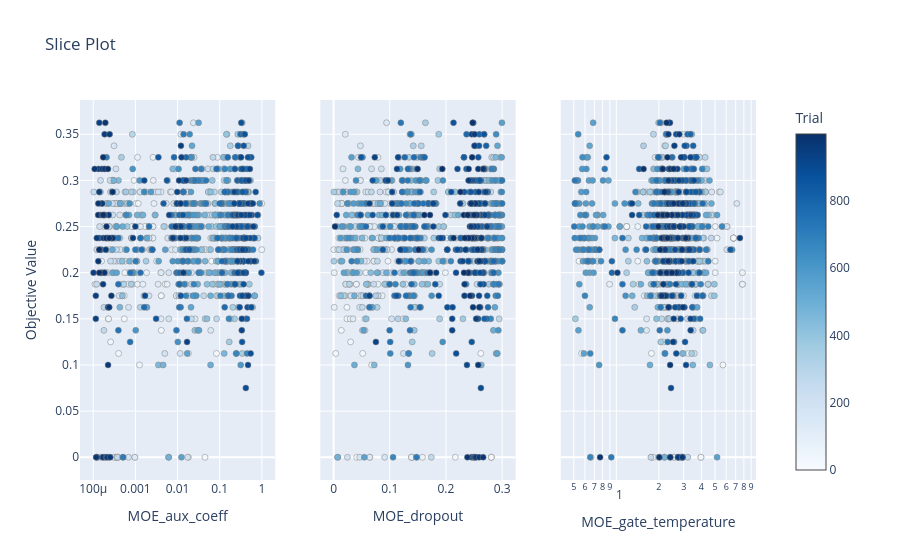

Notebook code for this chart:
### Code cell
fig_slice = plot_slice(study, params=params_to_plot_MOE_AUX)
fig_slice.show()

### Figure 1 — Plotly figure (JSON) as saved in the notebook; plotly's stock layout.template omitted (floating-point values rounded to 4 significant figures; data arrays with more than 128 entries replaced by an {"elided": "..."} marker saying what was removed)
{"data": [{"marker": {"color": {"elided": "1000 int values"}, "colorbar": {"title": {"text": "Trial"}, "x": 1, "xpad": 40}, "colorscale": [[0, "rgb(247,251,255)"], [0.125, "rgb(222,235,247)"], [0.25, "rgb(198,219,239)"], [0.375, "rgb(158,202,225)"], [0.5, "rgb(107,174,214)"], [0.625, "rgb(66,146,198)"], [0.75, "rgb(33,113,181)"], [0.875, "rgb(8,81,156)"], [1, "rgb(8,48,107)"]], "line": {"color": "Grey", "width": 0.5}, "showscale": true}, "mode": "markers", "name": "Feasible Trial", "showlegend": false, "type": "scatter", "x": {"elided": "1000 float values"}, "xaxis": "x", "y": {"elided": "1000 float values"}, "yaxis": "y"}, {"marker": {"color": {"elided": "1000 int values"}, "colorbar": {"title": {"text": "Trial"}, "x": 1, "xpad": 40}, "colorscale": [[0, "rgb(247,251,255)"], [0.125, "rgb(222,235,247)"], [0.25, "rgb(198,219,239)"], [0.375, "rgb(158,202,225)"], [0.5, "rgb(107,174,214)"], [0.625, "rgb(66,146,198)"], [0.75, "rgb(33,113,181)"], [0.875, "rgb(8,81,156)"], [1, "rgb(8,48,107)"]], "line": {"color": "Grey", "width": 0.5}, "showscale": false}, "mode": "markers", "name": "Feasible Trial", "showlegend": false, "type": "scatter", "x": {"elided": "1000 float values"}, "xaxis": "x2", "y": {"elided": "1000 float values"}, "yaxis": "y2"}, {"marker": {"color": {"elided": "1000 int values"}, "colorbar": {"title": {"text": "Trial"}, "x": 1, "xpad": 40}, "colorscale": [[0, "rgb(247,251,255)"], [0.125, "rgb(222,235,247)"], [0.25, "rgb(198,219,239)"], [0.375, "rgb(158,202,225)"], [0.5, "rgb(107,174,214)"], [0.625, "rgb(66,146,198)"], [0.75, "rgb(33,113,181)"], [0.875, "rgb(8,81,156)"], [1, "rgb(8,48,107)"]], "line": {"color": "Grey", "width": 0.5}, "showscale": false}, "mode": "markers", "name": "Feasible Trial", "showlegend": false, "type": "scatter", "x": {"elided": "1000 float values"}, "xaxis": "x3", "y": {"elided": "1000 float values"}, "yaxis": "y3"}], "layout": {"title": {"text": "Slice Plot"}, "xaxis": {"anchor": "y", "domain": [0, 0.2889], "title": {"text": "MOE_aux_coeff"}, "type": "log"}, "xaxis2": {"anchor": "y2", "domain": [0.3556, 0.6444], "title": {"text": "MOE_dropout"}}, "xaxis3": {"anchor": "y3", "domain": [0.7111, 1], "title": {"text": "MOE_gate_temperature"}, "type": "log"}, "yaxis": {"anchor": "x", "domain": [0, 1], "title": {"text": "Objective Value"}}, "yaxis2": {"anchor": "x2", "domain": [0, 1], "matches": "y", "showticklabels": false}, "yaxis3": {"anchor": "x3", "domain": [0, 1], "matches": "y", "showticklabels": false}}}
